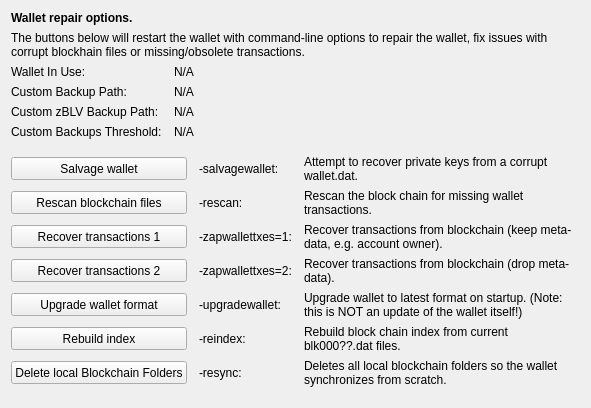
     <widget class="QWidget" name="tab_repair">
      <attribute name="title">
       <string>&amp;Wallet Repair</string>
      </attribute>
      <layout class="QGridLayout" name="gridLayout_4" columnstretch="0,0,0,0">
       <property name="horizontalSpacing">
        <number>12</number>
       </property>
       <item row="0" column="0" colspan="4">
        <widget class="QLabel" name="label_repair_header">
         <property name="font">
          <font>
           <weight>75</weight>
           <bold>true</bold>
          </font>
         </property>
         <property name="text">
          <string>Wallet repair options.</string>
         </property>
        </widget>
       </item>
       <item row="1" column="0" colspan="4">
        <widget class="QLabel" name="label_repair_helptext">
         <property name="font">
          <font>
           <weight>50</weight>
           <bold>false</bold>
          </font>
         </property>
         <property name="text">
          <string>The buttons below will restart the wallet with command-line options to repair the wallet, fix issues with corrupt blockhain files or missing/obsolete transactions.</string>
         </property>
         <property name="wordWrap">
          <bool>true</bool>
         </property>
        </widget>
       </item>
       <item row="2" column="0">
        <widget class="QLabel" name="wallet_path_label">
         <property name="text">
          <string>Wallet In Use:</string>
         </property>
        </widget>
       </item>
       <item row="2" column="1" colspan="3">
        <widget class="QLabel" name="wallet_path">
         <property name="cursor">
          <cursorShape>IBeamCursor</cursorShape>
         </property>
         <property name="text">
          <string>N/A</string>
         </property>
         <property name="textFormat">
          <enum>Qt::PlainText</enum>
         </property>
         <property name="textInteractionFlags">
          <set>Qt::LinksAccessibleByMouse|Qt::TextSelectableByKeyboard|Qt::TextSelectableByMouse</set>
         </property>
        </widget>
       </item>
       <item row="3" column="0">
        <widget class="QLabel" name="wallet_custombackuppath_label">
         <property name="text">
          <string>Custom Backup Path:</string>
         </property>
         <property name="visible">
          <bool>false</bool>
         </property>
        </widget>
       </item>
       <item row="3" column="1" colspan="3">
        <widget class="QLabel" name="wallet_custombackuppath">
         <property name="cursor">
          <cursorShape>IBeamCursor</cursorShape>
         </property>
         <property name="text">
          <string>N/A</string>
         </property>
         <property name="textFormat">
          <enum>Qt::PlainText</enum>
         </property>
         <property name="textInteractionFlags">
          <set>Qt::LinksAccessibleByMouse|Qt::TextSelectableByKeyboard|Qt::TextSelectableByMouse</set>
         </property>
         <property name="visible">
          <bool>false</bool>
         </property>
        </widget>
       </item>
       <item row="4" column="0">
        <widget class="QLabel" name="wallet_customzphrbackuppath_label">
         <property name="text">
          <string>Custom zBLV Backup Path:</string>
         </property>
         <property name="visible">
          <bool>false</bool>
         </property>
        </widget>
       </item>
       <item row="4" column="1" colspan="3">
        <widget class="QLabel" name="wallet_customzphrbackuppath">
         <property name="cursor">
          <cursorShape>IBeamCursor</cursorShape>
         </property>
         <property name="text">
          <string>N/A</string>
         </property>
         <property name="textFormat">
          <enum>Qt::PlainText</enum>
         </property>
         <property name="textInteractionFlags">
          <set>Qt::LinksAccessibleByMouse|Qt::TextSelectableByKeyboard|Qt::TextSelectableByMouse</set>
         </property>
         <property name="visible">
          <bool>false</bool>
         </property>
        </widget>
       </item>
       <item row="5" column="0">
        <widget class="QLabel" name="wallet_custombackupthreshold_label">
         <property name="text">
          <string>Custom Backups Threshold:</string>
         </property>
         <property name="visible">
          <bool>false</bool>
         </property>
        </widget>
       </item>
       <item row="5" column="1" colspan="3">
        <widget class="QLabel" name="wallet_custombackupthreshold">
         <property name="cursor">
          <cursorShape>IBeamCursor</cursorShape>
         </property>
         <property name="text">
          <string>N/A</string>
         </property>
         <property name="textFormat">
          <enum>Qt::PlainText</enum>
         </property>
         <property name="textInteractionFlags">
          <set>Qt::LinksAccessibleByMouse|Qt::TextSelectableByKeyboard|Qt::TextSelectableByMouse</set>
         </property>
         <property name="visible">
          <bool>false</bool>
         </property>
        </widget>
       </item>
       <item row="6" column="0">
        <spacer name="verticalSpacer_repair1">
         <property name="orientation">
          <enum>Qt::Vertical</enum>
         </property>
         <property name="sizeHint" stdset="0">
          <size>
           <width>10</width>
           <height>10</height>
          </size>
         </property>
        </spacer>
       </item>
       <item row="7" column="0" colspan="2">
        <widget class="QPushButton" name="btn_salvagewallet">
         <property name="minimumSize">
          <size>
           <width>100</width>
           <height>23</height>
          </size>
         </property>
         <property name="text">
          <string>Salvage wallet</string>
         </property>
        </widget>
       </item>
       <item row="7" column="2">
        <widget class="QLabel" name="label_repair_salvage_command">
         <property name="text">
          <string notr="true">-salvagewallet:</string>
         </property>
        </widget>
       </item>
       <item row="7" column="3">
        <widget class="QLabel" name="label_repair_salvage">
         <property name="text">
          <string>Attempt to recover private keys from a corrupt wallet.dat.</string>
         </property>
         <property name="wordWrap">
          <bool>true</bool>
         </property>
        </widget>
       </item>
       <item row="8" column="0" colspan="2">
        <widget class="QPushButton" name="btn_rescan">
         <property name="minimumSize">
          <size>
           <width>100</width>
           <height>23</height>
          </size>
         </property>
         <property name="text">
          <string>Rescan blockchain files</string>
         </property>
        </widget>
       </item>
       <item row="8" column="2">
        <widget class="QLabel" name="label_repair_rescan_command">
         <property name="text">
          <string notr="true">-rescan:</string>
         </property>
        </widget>
       </item>
       <item row="8" column="3">
        <widget class="QLabel" name="label_repair_rescan">
         <property name="text">
          <string>Rescan the block chain for missing wallet transactions.</string>
         </property>
         <property name="wordWrap">
          <bool>true</bool>
         </property>
        </widget>
       </item>
       <item row="9" column="0" colspan="2">
        <widget class="QPushButton" name="btn_zapwallettxes1">
         <property name="minimumSize">
          <size>
           <width>100</width>
           <height>23</height>
          </size>
         </property>
         <property name="text">
          <string>Recover transactions 1</string>
         </property>
        </widget>
       </item>
       <item row="9" column="2">
        <widget class="QLabel" name="label_repair_zap1_command">
         <property name="text">
          <string notr="true">-zapwallettxes=1:</string>
         </property>
        </widget>
       </item>
       <item row="9" column="3">
        <widget class="QLabel" name="label_repair_zap1">
         <property name="text">
          <string>Recover transactions from blockchain (keep meta-data, e.g. account owner).</string>
         </property>
         <property name="wordWrap">
          <bool>true</bool>
         </property>
        </widget>
       </item>
       <item row="10" column="0" colspan="2">
        <widget class="QPushButton" name="btn_zapwallettxes2">
         <property name="minimumSize">
          <size>
           <width>100</width>
           <height>23</height>
          </size>
         </property>
         <property name="text">
          <string>Recover transactions 2</string>
         </property>
        </widget>
       </item>
       <item row="10" column="2">
        <widget class="QLabel" name="label_repair_zap2_command">
         <property name="text">
          <string notr="true">-zapwallettxes=2:</string>
         </property>
        </widget>
       </item>
       <item row="10" column="3">
        <widget class="QLabel" name="label_repair_zap2">
         <property name="text">
          <string>Recover transactions from blockchain (drop meta-data).</string>
         </property>
         <property name="wordWrap">
          <bool>true</bool>
         </property>
        </widget>
       </item>
       <item row="11" column="0" colspan="2">
        <widget class="QPushButton" name="btn_upgradewallet">
         <property name="minimumSize">
          <size>
           <width>100</width>
           <height>23</height>
          </size>
         </property>
         <property name="text">
          <string>Upgrade wallet format</string>
         </property>
        </widget>
       </item>
       <item row="11" column="2">
        <widget class="QLabel" name="label_repair_upgrade_command">
         <property name="text">
          <string notr="true">-upgradewallet:</string>
         </property>
        </widget>
       </item>
       <item row="11" column="3">
        <widget class="QLabel" name="label_repair_upgrade">
         <property name="text">
          <string>Upgrade wallet to latest format on startup. (Note: this is NOT an update of the wallet itself!)</string>
         </property>
         <property name="wordWrap">
          <bool>true</bool>
         </property>
        </widget>
       </item>
       <item row="12" column="0" colspan="2">
        <widget class="QPushButton" name="btn_reindex">
         <property name="minimumSize">
          <size>
           <width>100</width>
           <height>23</height>
          </size>
         </property>
         <property name="text">
          <string>Rebuild index</string>
         </property>
        </widget>
       </item>
       <item row="12" column="2">
        <widget class="QLabel" name="label_repair_reindex_command">
         <property name="text">
          <string notr="true">-reindex:</string>
         </property>
        </widget>
       </item>
       <item row="12" column="3">
        <widget class="QLabel" name="label_repair_reindex">
         <property name="text">
          <string>Rebuild block chain index from current blk000??.dat files.</string>
         </property>
         <property name="wordWrap">
          <bool>true</bool>
         </property>
        </widget>
       </item>
       <item row="13" column="0" colspan="2">
        <widget class="QPushButton" name="btn_resync">
         <property name="minimumSize">
          <size>
           <width>100</width>
           <height>23</height>
          </size>
         </property>
         <property name="text">
          <string>Delete local Blockchain Folders</string>
         </property>
        </widget>
       </item>
       <item row="13" column="2">
        <widget class="QLabel" name="label_repair_resync_command">
         <property name="text">
          <string>-resync:</string>
         </property>
        </widget>
       </item>
       <item row="13" column="3">
        <widget class="QLabel" name="label_repair_resync">
         <property name="text">
          <string>Deletes all local blockchain folders so the wallet synchronizes from scratch.</string>
         </property>
         <property name="wordWrap">
          <bool>true</bool>
         </property>
        </widget>
       </item>
       <item row="14" column="0">
        <spacer name="verticalSpacer_repair2">
         <property name="orientation">
          <enum>Qt::Vertical</enum>
         </property>
         <property name="sizeHint" stdset="0">
          <size>
           <width>20</width>
           <height>10</height>
          </size>
         </property>
        </spacer>
       </item>
      </layout>
     </widget>
